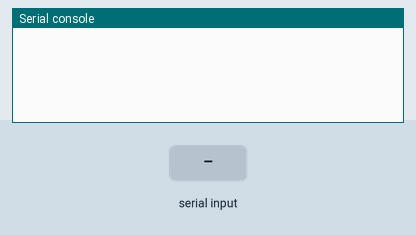
The program below on a simulated Raspberry Pi Pico running MicroPython. Parts: the last lines printed to the serial console. The test bench sets the inputs (shaded band).

Above: at 1.2 s.
1.3 s: "1" received over the second serial link
At 1.8 s:
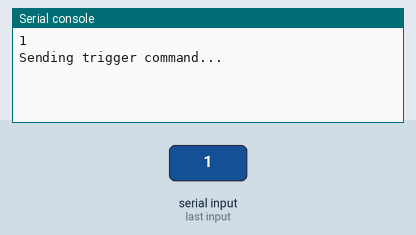
At 6.8 s:
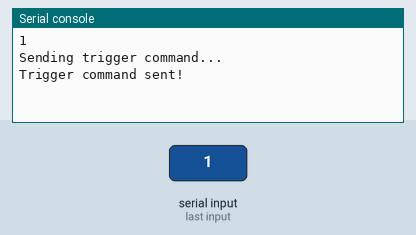

The program:

read_uart_command.py
```python
from machine import Pin, UART
import time

uart = UART(0, baudrate=9600, tx=Pin(0), rx=Pin(1))
uart.init(bits=8, parity=None, stop=1)

# Define the trigger command in hexadecimal
trigger_command_hex = "7E000801000201ABCD"

# Convert the hexadecimal string to bytes
trigger_command_bytes = bytes.fromhex(trigger_command_hex)

# Send the trigger command
uart.write(trigger_command_bytes)

while True:
    if uart.any():
        data = uart.read().decode()
        data = ''.join(filter(str.isdigit, data)) #remove unwanted characters in the barcode
        if data != "" and data != "31":
            print(data)
            print("Sending trigger command...")
            time.sleep(5)
            uart.write(trigger_command_bytes)
            print("Trigger command sent!")
```

Measured:
- after the input at 1.3 s, the serial console: prints a new line at once (image 1)
